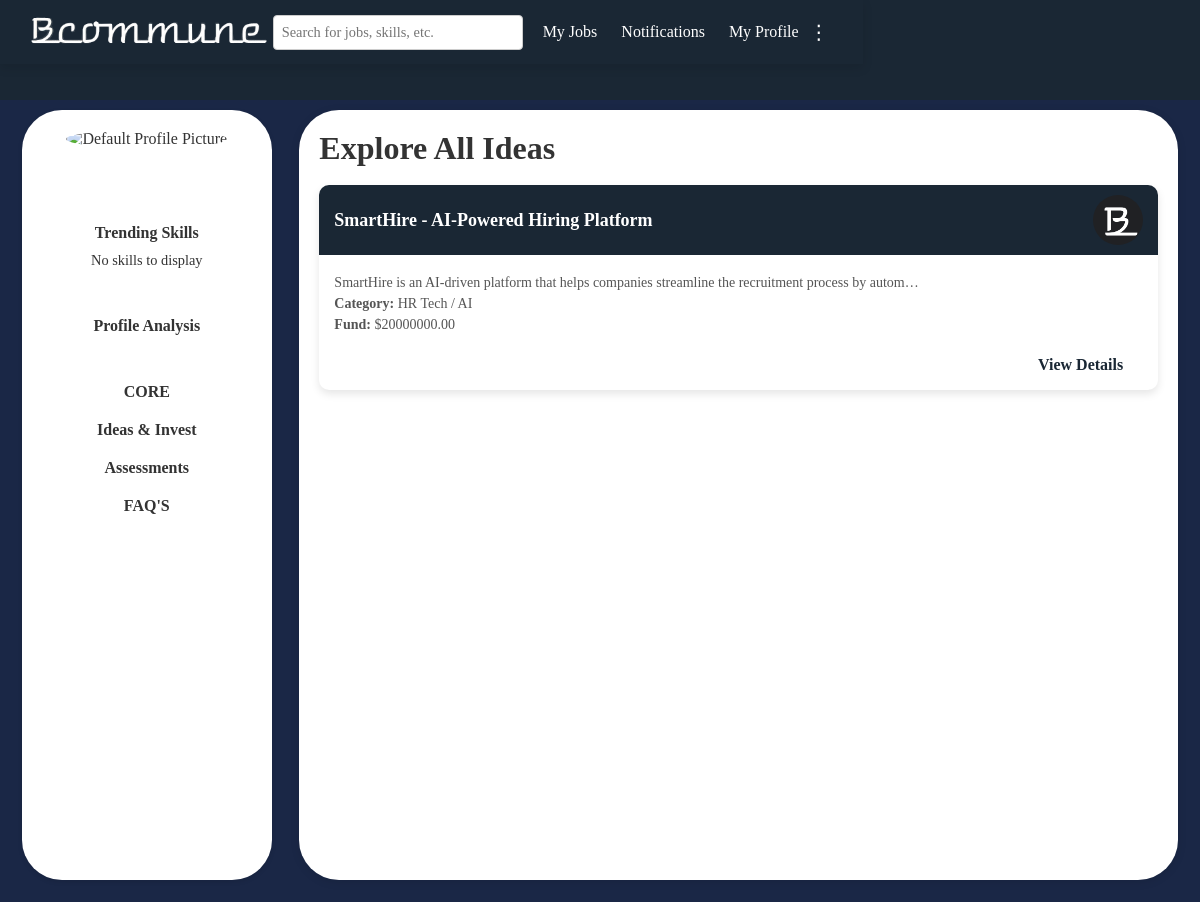
The page /explore-ideas-individual on the database its author committed.
### users/models.py (models this page shows, shortened)
class Idea(models.Model):
    title = models.CharField(max_length=200)
    patent_number = models.CharField(max_length=100, blank=True, null=True)
    brief_description = models.TextField()
    application_number = models.CharField(max_length=100, blank=True, null=True)
    problem_statement = models.TextField()
    solution = models.TextField()
    visibility = models.CharField(max_length=10, choices=[('public', 'Public'), ('private', 'Private')])
    details = models.TextField(blank=True, null=True)
    fund = models.DecimalField(max_digits=10, decimal_places=2, blank=True, null=True)
    category = models.CharField(max_length=100)
    photo = models.ImageField(upload_to='idea_photos/', blank=True, null=True)
    video = models.FileField(upload_to='idea_videos/', blank=True, null=True)
    team_info = models.TextField(blank=True, null=True)
    created_at = models.DateTimeField(auto_now_add=True)
    email = models.EmailField(null=True, blank=True)

### users/views.py (the view)
# urls.py: path('explore-ideas-individual',views.explore_all_ideas_individual,name='explore_all_ideas_individual'),
def explore_all_ideas_individual(request):
    ideas = Idea.objects.filter(visibility='public').order_by('-created_at')
    return render(request, 'explore_all_ideas_individual.html', {'ideas': ideas})

### users/templates/explore_all_ideas_individual.html (shortened to what this page needs)
{% load static %}
<!DOCTYPE html>
<html lang="en">
<head>
    <link rel="stylesheet" href="{% static 'css/common.css'%}">
</head>
<body>
    {% include 'header1.html' %}
    <div class="main-container">
        {% include 'sidebar.html' %}
        <div class="content">
                <h1>Explore All Ideas</h1>
                <br>
                <div class="idea-cards">
                    {% for idea in ideas %}
                        <div class="idea-card">
                            <div class="card-header">
                                <h3>{{ idea.title }}</h3>
                                <img src="{% static 'images/B.png' %}" alt="Logo">
                            </div>
                            <div class="card-body">
                                <p>{{ idea.brief_description|truncatechars:100 }}</p>
                                <div class="idea-meta">
                                    <p><strong>Category:</strong> {{ idea.category }}</p>
                                    <p><strong>Fund:</strong> ${{ idea.fund }}</p>
                                </div>
                                <div class="post-requirement">
                                    <a href="{% url 'idea_detail_individual' idea.id %}" class="post-button" style="font-size: medium;">View Details</a>
                                </div>
                            </div>
                        </div>
                    {% empty %}
                        <p>No ideas available to display.</p>
                    {% endfor %}
                </div>
            </div>
    </div>
</body>
</html>

### static/css/common.css (style rules this page uses)
* { margin: 0; padding: 0; box-sizing: border-box; font-family:Cambria, Cochin, Georgia, Times, 'Times New Roman', serif; }
body { background-color: #1a2734; color: #333; font-family: Arial, sans-serif; min-height: 100vh; display: flex; flex-direction: column; margin: 0; }
.main-container { display: flex; flex-wrap: wrap; justify-content: space-between; padding: 10px; background-color: #1a2746; margin-top: 100px; gap: 20px; }
.content { flex: 1; padding: 20px; background-color: white; border-radius: 40px; box-shadow: 0 2px 10px rgba(0, 0, 0, 0.1); margin-bottom: 1%; margin-right: 1%; }
.post-requirement { text-align: right; font-size: 1.2rem; margin-right: 20px; margin-top: 20px; }
.post-requirement a { color: #1a2734; text-decoration: none; font-weight: bold; }

### users/templates/explore_all_ideas_individual.html (style rules this page uses)
.idea-cards, .bid-cards, .top-cards { display: grid; grid-template-columns: repeat(auto-fit, minmax(300px, 1fr)); gap: 20px; }
.idea-card, .bid-card, .top-card { background: #ffffff; border-radius: 10px; box-shadow: 0 4px 8px rgba(0, 0, 0, 0.1); overflow: hidden; transition: transform 0.3s ease, box-shadow 0.3s ease; }
.card-header { display: flex; justify-content: space-between; align-items: center; padding: 10px 15px; background-color: #1a2734; color: white; }
.card-header h3 { margin: 0; font-size: 18px; }
.card-header img { width: 50px; height: 50px; object-fit: cover; border-radius: 50%; }
.card-body { padding: 15px; }
.card-body p { margin: 5px 0; color: #555; font-size: 14px; }

### rows shown on the page
Idea: title "SmartHire - AI-Powered Hiring Platform", brief_description "SmartHire is an AI-driven platform that helps companies streamline the recruitment process by autom…", category "HR Tech / AI", fund "20000000.00"
